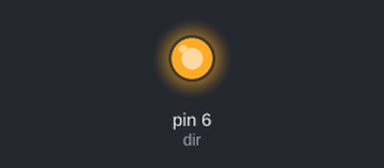
The sketch below on a simulated Arduino Uno, built with avr-gcc and run on an emulated ATmega328P. On the bench: output pins drawn as LEDs (lit = HIGH). Pins used as bus, display or sensor lines are not drawn.

Above: at 0.1 s.
Timing chart, 0 to 1.6 s (numbered marks = the images above):
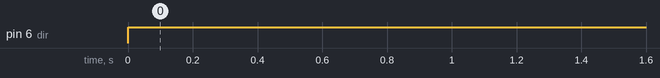

Measured:
- by itself, pin 6 (dir): LOW → HIGH at 0.00 s

The sketch:

big_encoded_sepper.ino
```cpp
const int dir = 6;
const int ste = 7;

const int step_per_rev = 20000;

void setup() {
  // put your setup code here, to run once:
pinMode(dir, OUTPUT);
pinMode(ste, OUTPUT);

}

void loop() {
  // put your main code here, to run repeatedly:
digitalWrite(dir, HIGH);

for( int i=0; i < step_per_rev; i++)
{
  digitalWrite(ste ,HIGH);
  delayMicroseconds(60);
  digitalWrite(ste ,LOW);
  delayMicroseconds(60);
}
delay(1000);
/*digitalWrite(dir, LOW);

for( int i=0; i < (step_per_rev*2); i++)
{
  digitalWrite(ste ,HIGH);
  delayMicroseconds(1000);
  digitalWrite(ste ,LOW);
  delayMicroseconds(1000);
}
delay(1000);*/
}
```
